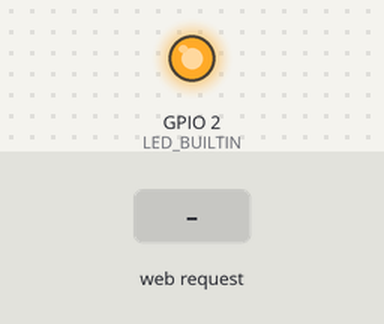
Recording of a sketch running on a simulated ESP8266 (NodeMCU). Shown: output pins drawn as LEDs (lit = HIGH, except the on-board LED, lit = LOW). The inputs (shaded band) are chosen by the test bench. What the sketch prints to the serial monitor is not drawn.

Above: at 0.3 s.
At 1.6 s:
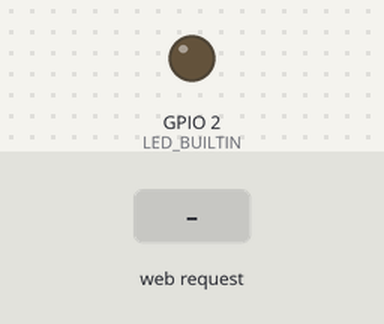
1.7 s: HTTP request GET / received
3.5 s: HTTP request GET /toggle received
5.0 s: HTTP request GET /estop_toggle received
Timing chart, 0 to 8.0 s (numbered marks = the images above; inputs shaded):
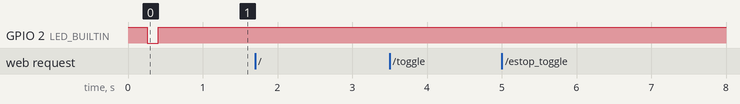

The sketch:

KeyesStudio_teleop_ESP8266.ino
```cpp
// ESP8266 AP-only Teleop Server (no STA)
// SSID: Gallery-Robot, Pass: 12345678, IP: 192.168.4.1
// Sends only f/b/l/r/s to the Mega.
// Teleop starts OFF
// Emergency is now a latch similar to teleop.

#include <ESP8266WiFi.h>
#include <ESP8266WebServer.h>
#include <pgmspace.h>

const char* AP_SSID = "Gallery-Robot";
const char* AP_PASS = "12345678";
const uint8_t AP_CHANNEL = 1;

ESP8266WebServer server(80);

// start teleop OFF
bool teleopEnabled = false;
// new: emergency latch OFF
bool estopEnabled  = false;

const char index_html[] PROGMEM = R"HTML(
<!DOCTYPE html><html><head>
<meta charset="utf-8"/><meta name="viewport" content="width=device-width,initial-scale=1"/>
<title>Teleop</title>
<style>
html,body{height:100%;margin:0;font-family:system-ui,-apple-system,Segoe UI,Roboto,Arial,sans-serif}
.wrap{display:flex;flex-direction:column;align-items:center;justify-content:center;gap:18px;height:100%;padding:18px}
.grid{display:grid;grid-template-columns:90px 90px 90px;grid-template-rows:90px 90px 90px;gap:12px;touch-action:none}
button{border:0;border-radius:12px;font-size:18px;font-weight:700;box-shadow:0 6px 14px rgba(0,0,0,.18);padding:10px;cursor:pointer}
button:active{transform:scale(.98)}
.fwd{grid-column:2;grid-row:1}.left{grid-column:1;grid-row:2}.stop{grid-column:2;grid-row:2;background:#d32f2f;color:white}
.right{grid-column:3;grid-row:2}.back{grid-column:2;grid-row:3}
#toggleBtn.on{background:#4caf50;color:white}
#toggleBtn.off{background:#e53935;color:white}
#estopBtn.on{background:#b71c1c;color:white}
#estopBtn.off{background:#757575;color:white}
.disabled{opacity:0.4;pointer-events:none}
.top-row{display:flex;gap:12px;align-items:center;justify-content:center}
</style></head><body>
<div class="wrap">
  <h2>Wall Gallery Robot Teleop</h2>

  <div class="top-row">
    <button id="toggleBtn" class="off" onclick="toggleTeleop()">Teleop: OFF</button>
    <button id="estopBtn" class="off" onclick="toggleEstop()">EMERGENCY: OFF</button>
  </div>

  <div class="grid disabled" id="btnGrid">
    <button class="fwd"  ontouchstart="go('f')" ontouchend="go('s')" onmousedown="go('f')" onmouseup="go('s')">↑</button>
    <button class="left" ontouchstart="go('l')" ontouchend="go('s')" onmousedown="go('l')" onmouseup="go('s')">←</button>
    <button class="stop" onclick="go('s')">■</button>
    <button class="right" ontouchstart="go('r')" ontouchend="go('s')" onmousedown="go('r')" onmouseup="go('s')">→</button>
    <button class="back" ontouchstart="go('b')" ontouchend="go('s')" onmousedown="go('b')" onmouseup="go('s')">↓</button>
  </div>
</div>
<script>
let teleopEnabled = false;
let estopEnabled  = false;

function updateUI() {
  const tbtn = document.getElementById('toggleBtn');
  const ebtn = document.getElementById('estopBtn');
  const grid = document.getElementById('btnGrid');

  // emergency has highest priority
  if (estopEnabled) {
    ebtn.textContent = "EMERGENCY: ON";
    ebtn.classList.remove('off'); ebtn.classList.add('on');

    // teleop must look OFF
    teleopEnabled = false;
    tbtn.textContent = "Teleop: OFF";
    tbtn.classList.remove('on'); tbtn.classList.add('off');

    grid.classList.add('disabled');
    return;
  } else {
    ebtn.textContent = "EMERGENCY: OFF";
    ebtn.classList.remove('on'); ebtn.classList.add('off');
  }

  // normal teleop UI when not in emergency
  if (teleopEnabled) {
    tbtn.textContent = "Teleop: ON";
    tbtn.classList.remove('off'); tbtn.classList.add('on');
    grid.classList.remove('disabled');
  } else {
    tbtn.textContent = "Teleop: OFF";
    tbtn.classList.remove('on'); tbtn.classList.add('off');
    grid.classList.add('disabled');
  }
}

async function toggleTeleop() {
  // if emergency is on, ignore teleop clicks
  if (estopEnabled) return;
  try {
    const resp = await fetch('/toggle', {cache:'no-store'});
    const text = await resp.text();
    teleopEnabled = (text.trim() === "ON");
    updateUI();
  } catch(e) { console.log(e); }
}

async function toggleEstop() {
  try {
    const resp = await fetch('/estop_toggle', {cache:'no-store'});
    const text = await resp.text(); // "ON" or "OFF"
    estopEnabled = (text.trim() === "ON");
    // when estop ON, also force teleop off in UI
    if (estopEnabled) {
      teleopEnabled = false;
    }
    updateUI();
  } catch(e) { console.log(e); }
}

async function go(dir){
  if (!teleopEnabled || estopEnabled) return;
  try{ await fetch(`/cmd?dir=${dir}`, {cache:'no-store'});}catch(e){console.log(e)}
}

updateUI();
</script></body></html>
)HTML";

void sendIndex(){
  server.setContentLength(strlen_P(index_html));
  server.send(200, "text/html");
  WiFiClient c = server.client();
  for (const char* p=index_html;;++p){
    char ch = pgm_read_byte(p);
    if(!ch) break;
    c.write(ch);
  }
}

void setup(){
  pinMode(LED_BUILTIN, OUTPUT);
  digitalWrite(LED_BUILTIN, HIGH);

  Serial.begin(115200);         // to Mega
  delay(200);
  Serial.println("\n[ESP] Booting (AP-only)...");

  // tell Mega at startup: teleop is OFF
  Serial.write('A'); Serial.write('\n');

  WiFi.persistent(false);
  WiFi.mode(WIFI_OFF);
  delay(50);
  WiFi.mode(WIFI_AP);

  IPAddress ip(192,168,4,1), gw(192,168,4,1), mask(255,255,255,0);
  bool cfgOk = WiFi.softAPConfig(ip, gw, mask);
  Serial.printf("[ESP] softAPConfig -> %s\n", cfgOk ? "OK" : "FAIL");

  bool apOk = WiFi.softAP(AP_SSID, AP_PASS, AP_CHANNEL, 0, 4);
  Serial.printf("[ESP] softAP(\"%s\", ch=%d) -> %s\n", AP_SSID, AP_CHANNEL, apOk ? "OK" : "FAIL");
  Serial.printf("[ESP] AP IP: %s (browse http://192.168.4.1)\n", WiFi.softAPIP().toString().c_str());

  WiFi.printDiag(Serial);

  // routes
  server.on("/", [](){
    Serial.println("[HTTP] GET /");
    sendIndex();
  });

  // toggle teleop (only valid when not in estop)
  server.on("/toggle", [](){
    // if estop is active, ignore
    if (estopEnabled) {
      server.send(200, "text/plain", "OFF");
      return;
    }
    teleopEnabled = !teleopEnabled;
    Serial.printf("[HTTP] /toggle -> teleop = %s\n", teleopEnabled ? "ON" : "OFF");

    // tell Mega
    if (teleopEnabled) {
      Serial.write('M'); Serial.write('\n');  // teleop ON
    } else {
      Serial.write('A'); Serial.write('\n');  // teleop OFF
    }

    server.send(200, "text/plain", teleopEnabled ? "ON" : "OFF");
  });

  // new: emergency toggle
  server.on("/estop_toggle", [](){
    estopEnabled = !estopEnabled;
    if (estopEnabled) {
      // EMERGENCY ON: tell Mega to STOP and stay stopped
      Serial.println("[HTTP] /estop_toggle -> EMERGENCY ON");
      Serial.write('E'); Serial.write('\n');  // <- latch E-stop on the Mega
      // do NOT send 'A' here
      teleopEnabled = false;
    } else {
      // EMERGENCY OFF: now we can tell the Mega we're back to auto/safe
      Serial.println("[HTTP] /estop_toggle -> EMERGENCY OFF");
      Serial.write('A'); Serial.write('\n');  // <- only on release
    }
    server.send(200, "text/plain", estopEnabled ? "ON" : "OFF");
  });

  // movement commands
  server.on("/cmd", [](){
    char c = server.hasArg("dir") ? server.arg("dir")[0] : 's';
    if (!teleopEnabled || estopEnabled) {
      Serial.printf("[HTTP] /cmd IGNORED (teleop=%d, estop=%d) dir=%c\n",
                    teleopEnabled, estopEnabled, c);
      server.send(200, "text/plain", "IGNORED");
      return;
    }
    Serial.printf("[HTTP] /cmd dir=%c  -> UART '%c\\n'\n", c, c);
    Serial.write(c); Serial.write('\n');
    server.send(200, "text/plain", "OK");
  });

  server.onNotFound([](){
    Serial.printf("[HTTP] 404 %s\n", server.uri().c_str());
    server.send(404, "text/plain", "404");
  });

  server.begin();
  Serial.println("[HTTP] Server started.");
  digitalWrite(LED_BUILTIN, LOW); delay(150); digitalWrite(LED_BUILTIN, HIGH);
}

void loop(){
  server.handleClient();

  // show AP client count every 2s
  static uint32_t t0=0; static uint8_t last=255;
  if (millis()-t0 > 2000){
    t0 = millis();
    uint8_t n = wifi_softap_get_station_num();
    if (n != last){
      Serial.printf("[ESP] AP clients: %u\n", n);
      last = n;
    }
  }
}
```

Measured:
- after the input at 1.7 s, every drawn part: stays the same
- after the input at 3.5 s, every drawn part: stays the same
- after the input at 5.0 s, every drawn part: stays the same
